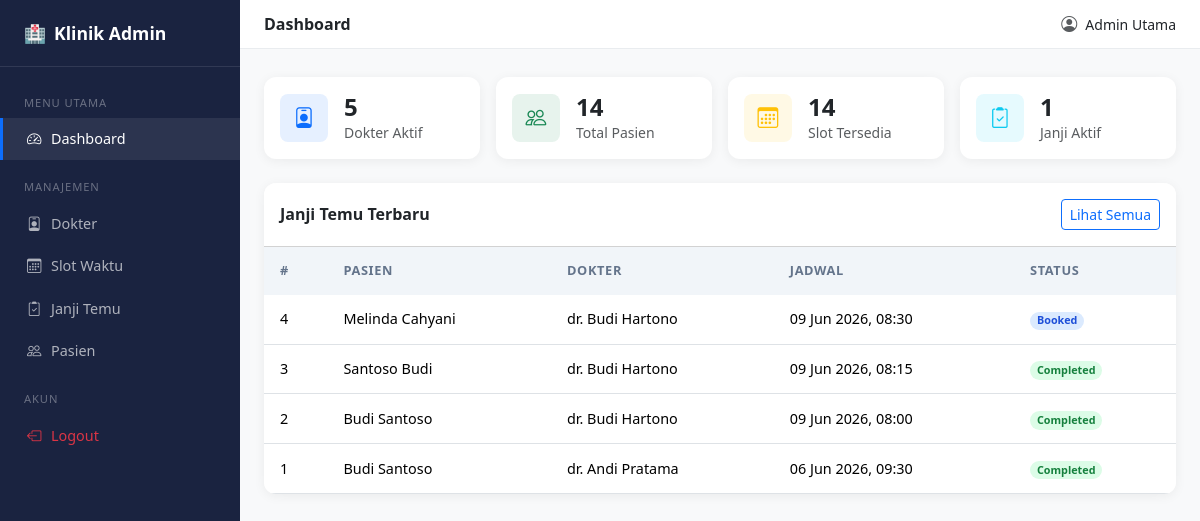
The page /admin/index.php (signed in) on the database its author committed.
### tables this page shows
CREATE TABLE `appointments` (
  `id` int(10) UNSIGNED NOT NULL,
  `patient_id` int(10) UNSIGNED NOT NULL,
  `slot_id` int(10) UNSIGNED NOT NULL,
  `booking_time` datetime NOT NULL DEFAULT current_timestamp(),
  `status` enum('booked','cancelled','completed') NOT NULL DEFAULT 'booked',
  `notes` text DEFAULT NULL
);

CREATE TABLE `patients` (
  `id` int(10) UNSIGNED NOT NULL,
  `full_name` varchar(100) NOT NULL,
  `email` varchar(150) NOT NULL,
  `phone` varchar(20) DEFAULT NULL,
  `password_hash` varchar(255) NOT NULL,
  `created_at` datetime NOT NULL DEFAULT current_timestamp(),
  `updated_at` datetime NOT NULL DEFAULT current_timestamp() ON UPDATE current_timestamp(),
  `reset_token` varchar(64) DEFAULT NULL,
  `reset_expires` datetime DEFAULT NULL
);

CREATE TABLE `doctors` (
  `id` int(10) UNSIGNED NOT NULL,
  `full_name` varchar(100) NOT NULL,
  `specialization` varchar(100) DEFAULT NULL,
  `license_number` varchar(50) NOT NULL,
  `is_active` tinyint(1) NOT NULL DEFAULT 1,
  `deleted_at` datetime DEFAULT NULL
);

CREATE TABLE `time_slots` (
  `id` int(10) UNSIGNED NOT NULL,
  `doctor_id` int(10) UNSIGNED NOT NULL,
  `slot_datetime` datetime NOT NULL,
  `duration_minutes` smallint(5) UNSIGNED NOT NULL DEFAULT 30,
  `is_booked` tinyint(1) NOT NULL DEFAULT 0,
  `created_at` datetime NOT NULL DEFAULT current_timestamp()
);

### admin/index.php (the view, shortened to what this page needs)
<?php
require_once '../config/config.php';
require_once '../includes/layout_admin.php';
$stats = [
    'doctors'      => $pdo->query("SELECT COUNT(*) FROM doctors WHERE is_active=1")->fetchColumn(),
    'patients'     => $pdo->query("SELECT COUNT(*) FROM patients")->fetchColumn(),
    'slots_free'   => $pdo->query("SELECT COUNT(*) FROM time_slots WHERE is_booked=0 AND slot_datetime >= NOW()")->fetchColumn(),
    'appointments' => $pdo->query("SELECT COUNT(*) FROM appointments WHERE status='booked'")->fetchColumn(),
];
$recent = $pdo->query(
    "SELECT a.id, p.full_name AS patient, d.full_name AS doctor,
            ts.slot_datetime, a.status, a.notes
     FROM appointments a
     JOIN patients p   ON p.id = a.patient_id
     JOIN time_slots ts ON ts.id = a.slot_id
     JOIN doctors d    ON d.id  = ts.doctor_id
     ORDER BY a.booking_time DESC LIMIT 5"
)->fetchAll();
?>
<div class="row g-3 mb-4">
    <?php
    $cards = [
        ['icon'=>'bi-person-badge','color'=>'bg-primary bg-opacity-10 text-primary',  'label'=>'Dokter Aktif',    'value'=>$stats['doctors']],
        ['icon'=>'bi-people',      'color'=>'bg-success bg-opacity-10 text-success',  'label'=>'Total Pasien',    'value'=>$stats['patients']],
        ['icon'=>'bi-calendar3',   'color'=>'bg-warning bg-opacity-10 text-warning',  'label'=>'Slot Tersedia',   'value'=>$stats['slots_free']],
        ['icon'=>'bi-clipboard2-check','color'=>'bg-info bg-opacity-10 text-info',    'label'=>'Janji Aktif',     'value'=>$stats['appointments']],
    ];
    foreach ($cards as $c): ?>
    <div class="col-sm-6 col-xl-3">
        <div class="card stat-card p-3">
            <div class="d-flex align-items-center gap-3">
                <div class="stat-icon <?= $c['color'] ?>">
                    <i class="bi <?= $c['icon'] ?>"></i>
                </div>
                <div>
                    <div class="h4 mb-0 fw-bold"><?= $c['value'] ?></div>
                    <div class="text-muted small"><?= $c['label'] ?></div>
                </div>
            </div>
        </div>
    </div>
    <?php endforeach; ?>
</div>
<div class="card table-card">
    <div class="card-header bg-white d-flex justify-content-between align-items-center py-3">
        <h6 class="mb-0 fw-bold">Janji Temu Terbaru</h6>
        <a href="<?= BASE_URL ?>/admin/appointments.php" class="btn btn-sm btn-outline-primary">
            Lihat Semua
        </a>
    </div>
    <div class="table-responsive">
        <table class="table table-hover">
            <thead>
                <tr>
                    <th>#</th>
                    <th>Pasien</th>
                    <th>Dokter</th>
                    <th>Jadwal</th>
                    <th>Status</th>
                </tr>
            </thead>
            <tbody>
            <?php if ($recent): foreach ($recent as $r): ?>
            <tr>
                <td><?= $r['id'] ?></td>
                <td><?= htmlspecialchars($r['patient']) ?></td>
                <td><?= htmlspecialchars($r['doctor']) ?></td>
                <td><?= date('d M Y, H:i', strtotime($r['slot_datetime'])) ?></td>
                <td>
                    <span class="badge rounded-pill badge-<?= $r['status'] ?>">
                        <?= ucfirst($r['status']) ?>
                    </span>
                </td>
            </tr>
            <?php endforeach; else: ?>
            <tr><td colspan="5" class="text-center text-muted py-4">Belum ada data</td></tr>
            <?php endif; ?>
            </tbody>
        </table>
    </div>
</div>
<?php require_once '../includes/layout_admin_end.php'; ?>

### src/css/style.css (style rules this page uses)
:root { --brand-primary: #0d6efd; --brand-dark: #0a4fa8; --sidebar-bg: #1a2340; --sidebar-width: 240px; }
.stat-card { border: none; border-radius: .75rem; box-shadow: 0 2px 12px rgba(0,0,0,.06); }
.stat-icon { width: 48px; height: 48px; border-radius: .5rem; display: flex; align-items: center; justify-content: center; font-size: 1.3rem; }
.table-card { border: none; border-radius: .75rem; box-shadow: 0 2px 12px rgba(0,0,0,.06); overflow: hidden; }
.table-card .table { margin-bottom: 0; }
.table-card .table thead th { background: #f1f5f9; font-size: .8rem; text-transform: uppercase; letter-spacing: .05em; color: #64748b; border-bottom: none; padding: .9rem 1rem; }
.table-card .table tbody td { padding: .85rem 1rem; vertical-align: middle; font-size: .9rem; }
.badge-booked { background: #dbeafe; color: #1d4ed8; }
.badge-completed { background: #dcfce7; color: #15803d; }

### rows shown on the page
appointments: id "4", patient.full_name "Melinda Cahyani", doctors.full_name "dr. Budi Hartono", slot.slot_datetime "09 Jun 2026, 08:30", status "Booked"
appointments: id "3", patient.full_name "Santoso Budi", doctors.full_name "dr. Budi Hartono", slot.slot_datetime "09 Jun 2026, 08:15", status "Completed"
appointments: id "2", patient.full_name "Budi Santoso", doctors.full_name "dr. Budi Hartono", slot.slot_datetime "09 Jun 2026, 08:00", status "Completed"
appointments: id "1", patient.full_name "Budi Santoso", doctors.full_name "dr. Andi Pratama", slot.slot_datetime "06 Jun 2026, 09:30", status "Completed"

### other values the page prints
$pageTitle "Dashboard"
$_SESSION['full_name'] "Admin Utama"
$c['value'] "5"
$c['label'] "Dokter Aktif"
$c['value'] "14"
$c['label'] "Total Pasien"
$c['label'] "Slot Tersedia"
$c['value'] "1"
$c['label'] "Janji Aktif"
